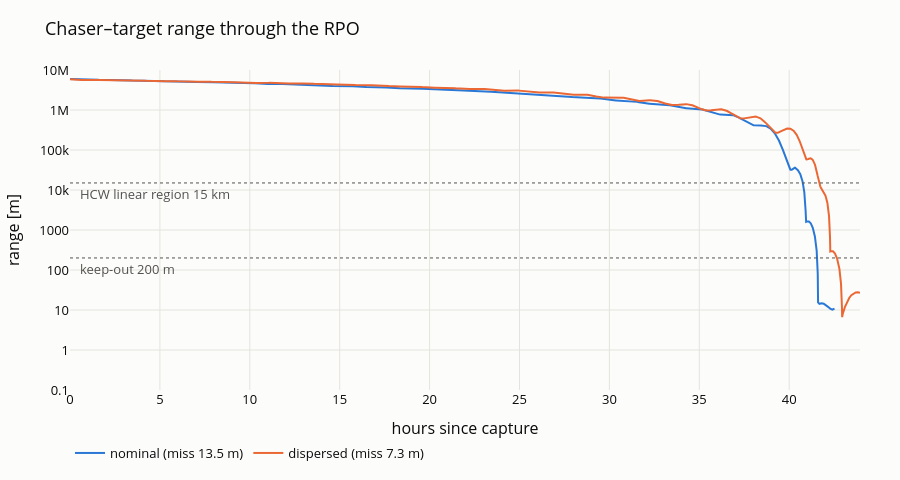

Source (notebook cell):
### Code cell
# 8. RPO range on a log scale: phasing closes km by km, HCW closes the last 20 km
fig_logrange = go.Figure()
fig_logrange.update_yaxes(type="log")  # set before add_hline so y is in data units
for k, c in enumerate(CASES):
    t_h = rpo[f"{c}_time_s"] / HOUR_TO_SEC
    rng_m = np.linalg.norm(
        rpo[f"{c}_rv_chaser_mci_m"][:, 0:3] - rpo[f"{c}_rv_target_mci_m"][:, 0:3],
        axis=1,
    )
    keep = t_h <= float(rpo[f"{c}_t_dock_s"]) / HOUR_TO_SEC + 1.0
    fig_logrange.add_scatter(
        x=t_h[keep][::5],
        y=np.maximum(rng_m[keep][::5], 1e-1),
        mode="lines",
        name=f"{c} (miss {float(rpo[f'{c}_miss_m']):.1f} m)",
        line={"color": SLOT[k], "width": 2},
        hovertemplate="t %{x:.2f} h<br>range %{y:,.1f} m<extra>" + c + "</extra>",
    )
for y, label in ((15e3, "HCW linear region 15 km"), (200, "keep-out 200 m")):
    fig_logrange.add_hline(y=y, line={"color": INK_2, "dash": "dot", "width": 1})
    # annotations on a log axis take log10(y)
    fig_logrange.add_annotation(
        x=0.01,
        xref="x domain",
        y=np.log10(y),
        yref="y",
        text=label,
        showarrow=False,
        xanchor="left",
        yanchor="top",
        font={"color": INK_2},
    )
style(fig_logrange, "Chaser–target range through the RPO", height=480)
fig_logrange.update_xaxes(title="hours since capture")
fig_logrange.update_yaxes(
    title="range [m]", type="log", exponentformat="SI", range=[-1, 7]
)  # 0.1 m .. 10,000 km
fig_logrange.show()

### Figure 1 — Plotly figure (JSON) as saved in the notebook; plotly's stock layout.template omitted (floating-point values rounded to 4 significant figures; data arrays with more than 128 entries replaced by an {"elided": "..."} marker saying what was removed)
{"data": [{"hovertemplate": "t %{x:.2f} h<br>range %{y:,.1f} m<extra>nominal</extra>", "line": {"color": "#2a78d6", "width": 2}, "mode": "lines", "name": "nominal (miss 13.5 m)", "type": "scatter", "x": {"elided": "4604 float values"}, "y": {"elided": "4604 float values"}}, {"hovertemplate": "t %{x:.2f} h<br>range %{y:,.1f} m<extra>dispersed</extra>", "line": {"color": "#eb6834", "width": 2}, "mode": "lines", "name": "dispersed (miss 7.3 m)", "type": "scatter", "x": {"elided": "5204 float values"}, "y": {"elided": "5204 float values"}}], "layout": {"annotations": [{"font": {"color": "#52514e"}, "showarrow": false, "text": "HCW linear region 15 km", "x": 0.01, "xanchor": "left", "xref": "x domain", "y": 4.176, "yanchor": "top", "yref": "y"}, {"font": {"color": "#52514e"}, "showarrow": false, "text": "keep-out 200 m", "x": 0.01, "xanchor": "left", "xref": "x domain", "y": 2.301, "yanchor": "top", "yref": "y"}], "font": {"color": "#0b0b0b", "size": 13}, "height": 480, "legend": {"orientation": "h", "x": 0, "y": -0.15}, "margin": {"b": 60, "l": 70, "r": 40, "t": 70}, "paper_bgcolor": "#fcfcfb", "plot_bgcolor": "#fcfcfb", "shapes": [{"line": {"color": "#52514e", "dash": "dot", "width": 1}, "type": "line", "x0": 0, "x1": 1, "xref": "x domain", "y0": 15000, "y1": 15000, "yref": "y"}, {"line": {"color": "#52514e", "dash": "dot", "width": 1}, "type": "line", "x0": 0, "x1": 1, "xref": "x domain", "y0": 200, "y1": 200, "yref": "y"}], "title": {"text": "Chaser–target range through the RPO"}, "xaxis": {"gridcolor": "#e4e3dd", "title": {"text": "hours since capture"}, "zeroline": false}, "yaxis": {"exponentformat": "SI", "gridcolor": "#e4e3dd", "range": [-1, 7], "title": {"text": "range [m]"}, "type": "log", "zeroline": false}}}
